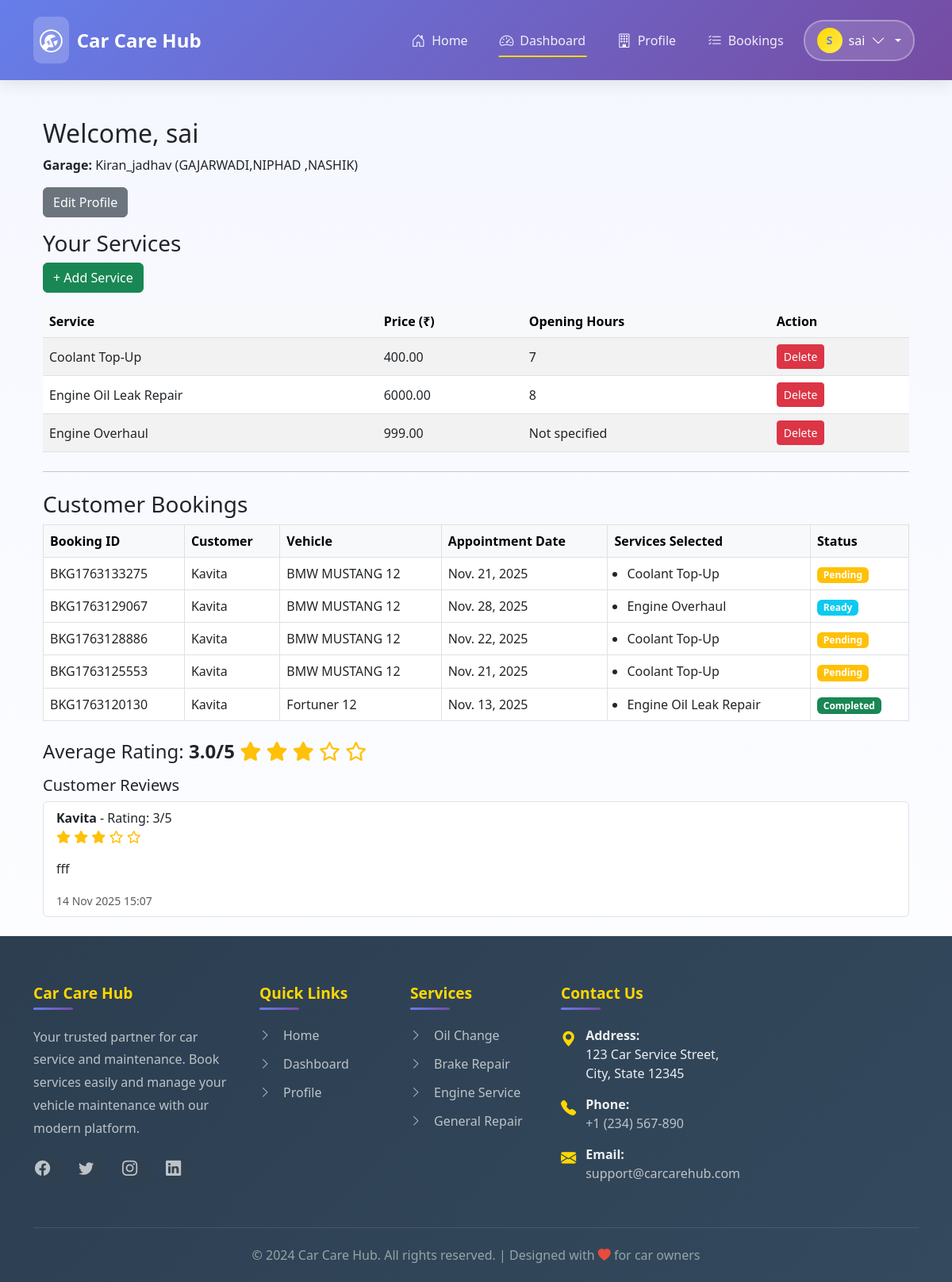
The page /garage/dashboard/ (signed in) on the database as committed earlier.
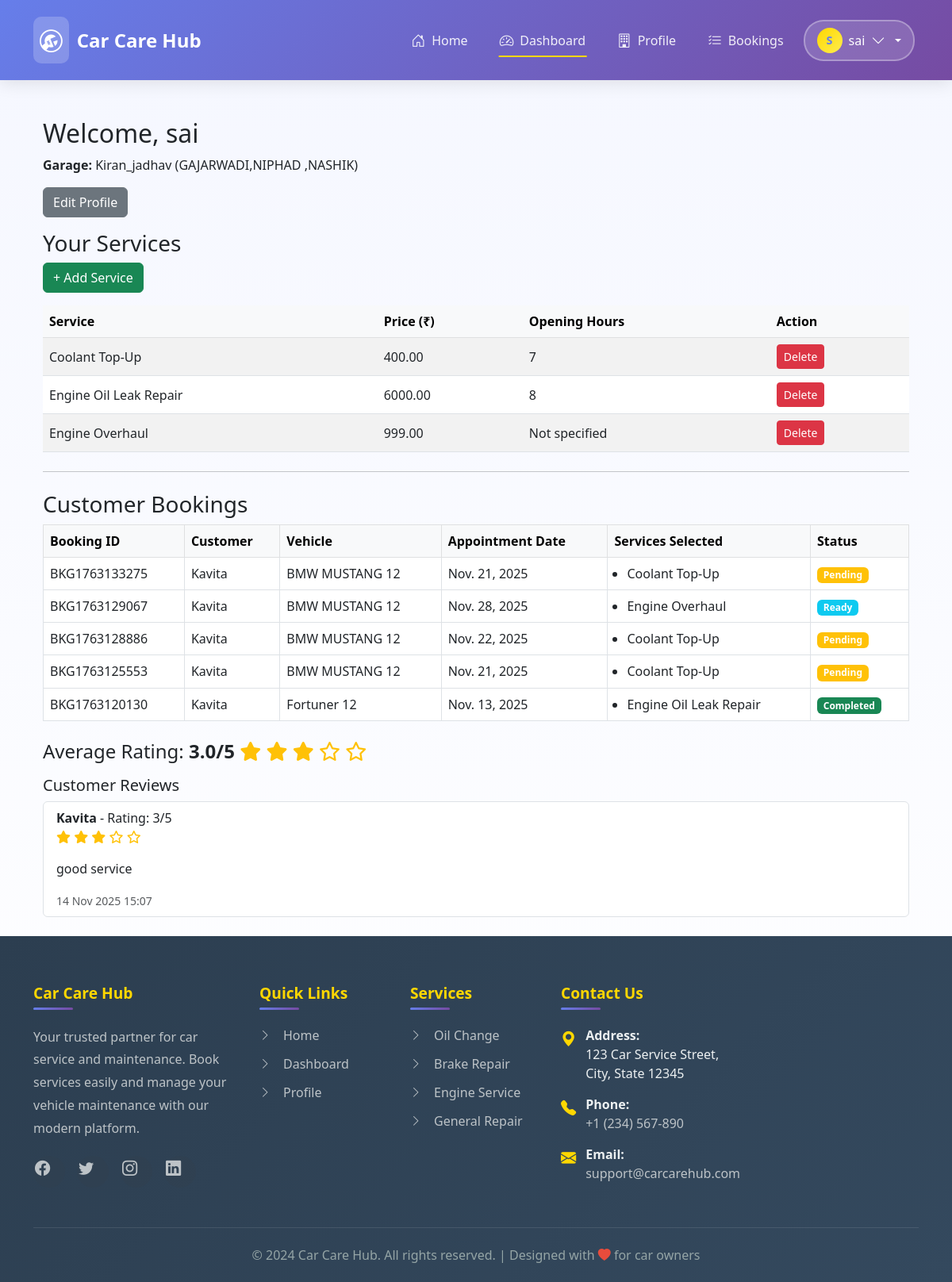
The same page on the database as committed later.
### customers/models.py (models this page shows, shortened)
class Review(models.Model):
    customer = models.ForeignKey(User, on_delete=models.CASCADE, related_name='reviews')
    garage = models.ForeignKey(Garage, on_delete=models.CASCADE, related_name='reviews')
    booking = models.ForeignKey('bookings.Booking', on_delete=models.SET_NULL, null=True, blank=True)  # ✅ fixed here
    rating = models.PositiveIntegerField(default=5)
    comment = models.TextField(blank=True)
    date = models.DateTimeField(auto_now_add=True)
    class Meta:
        unique_together = ('customer', 'garage')
        ordering = ['-date']

### accounts/models.py (models this page shows, shortened)
class UserProfile(AbstractUser):
    ROLE_CUSTOMER = 'customer'
    ROLE_GARAGE = 'garage'
    ROLE_CHOICES = [
        (ROLE_CUSTOMER, 'Customer'),
        (ROLE_GARAGE, 'Garage'),
    ]
    role = models.CharField(max_length=15, choices=ROLE_CHOICES, default=ROLE_CUSTOMER)
    phone = models.CharField(max_length=20, blank=True)
    address = models.TextField(blank=True)
    is_email_verified = models.BooleanField(default=False)
    otp_code = models.CharField(max_length=6, blank=True, null=True)
    otp_expires_at = models.DateTimeField(blank=True, null=True)

### garage/views.py (the view)
# urls.py: path('dashboard/', views.garage_dashboard, name='garage_dashboard'),
@login_required
def garage_dashboard(request):
    if request.user.role != "garage":
        messages.error(request, "Unauthorized access.")
        return redirect("accounts:login")
    garage = Garage.objects.filter(user=request.user).first()
    services = GarageService.objects.filter(garage=garage)
    if not garage:
        messages.warning(request, "Please complete your garage profile first.")
        return redirect("garage_profile")
    services = GarageService.objects.filter(garage=garage)
    reviews = garage.reviews.select_related("customer").order_by("-date")
    from django.db.models import Avg
    avg_rating = reviews.aggregate(Avg("rating"))["rating__avg"] or 0
    return render(
        request,
        "garage/garage_dashboard.html",
        {
            "garage": garage,
            "services": services,
            "reviews": reviews,
            "avg_rating": round(avg_rating, 1),
        },
    )

### garage/templates/garage/garage_dashboard.html (shortened to what the changed rows need)
{% extends 'base.html' %}
{% block content %}
<div class="container mt-4">
    <h2>Welcome, {{ request.user.username }}</h2>
    <table class="table table-striped align-middle">
        <thead class="table-light">
            <tr>
                <th>Service</th>
                <th>Price (₹)</th>
                <th>Opening Hours</th>
                <th>Action</th>
            </tr>
        </thead>
    </table>
    {% if garage.bookings.exists %}
    <table class="table table-bordered align-middle">
        <thead class="table-light">
            <tr>
                <th>Booking ID</th>
                <th>Customer</th>
                <th>Vehicle</th>
                <th>Appointment Date</th>
                <th>Services Selected</th>
                <th>Status</th>
            </tr>
        </thead>
    </table>
    {% else %}
    <p class="text-muted">No bookings yet.</p>
    {% endif %}
    <div class="mt-4">
        {% if reviews %}
        <ul class="list-group">
            {% for review in reviews %}
            <li class="list-group-item">
                <strong>{{ review.customer.username }}</strong>
                - Rating: {{ review.rating }}/5
                <br>
                {% for i in "12345" %}
                {% if forloop.counter <= review.rating %} <i class="fas fa-star text-warning"></i>
                    {% else %}
                    <i class="far fa-star text-warning"></i>
                    {% endif %}
                    {% endfor %}
                    <p>{{ review.comment|linebreaks }}</p>
                    <small class="text-muted">{{ review.date|date:"d M Y H:i" }}</small>
            </li>
            {% endfor %}
        </ul>
        {% else %}
        <p>No reviews yet.</p>
        {% endif %}
    </div>
{% endblock %}

Rows that differ between the two databases and show on the page:
changed Review "Kavita": comment "fff" → "good service"
